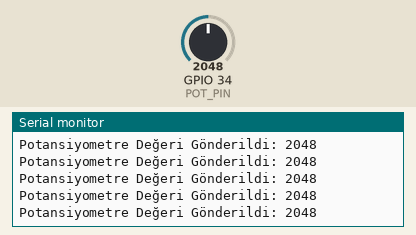
Bench run of a sketch on a simulated ESP32. Shown: the last lines printed to the serial monitor. The test bench sets the inputs (shaded band); at power-on: GPIO 34 (POT_PIN) = 2048. No radio packets arrive unless stated.

Above: at 1.2 s.
1.3 s: GPIO 34 (POT_PIN) set to 2866
At 1.34 s:
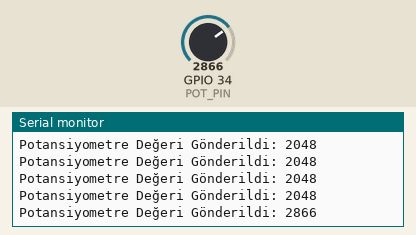
2.8 s: GPIO 34 (POT_PIN) set to 3603
At 2.86 s:
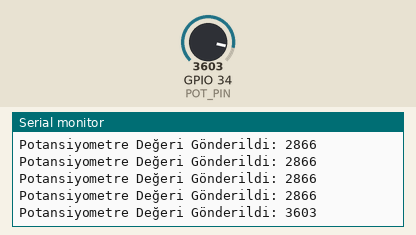
Timing chart, 0 to 5.8 s (numbered marks = the images above; inputs shaded):
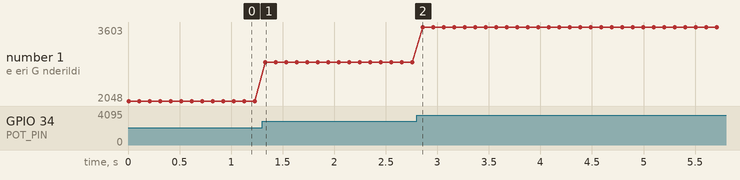

Measured:
- after the input at 1.3 s, the serial monitor: prints a new line at once (image 1)
- after the input at 2.8 s, the serial monitor: prints a new line after 0.06 s (image 2)
- plotted number 1: 2048 → 2866 after the input at 1.3 s, 2866 → 3603 after the input at 2.8 s

The sketch:

pot_gonder_nrf.ino
```cpp
#include <RF24.h>

// Define NRF24L01 pins
#define CE_PIN 4
#define CSN_PIN 5

// Potansiyometre pin
#define POT_PIN 34  // GPIO34 (analog giriş)

RF24 radio(CE_PIN, CSN_PIN);
const byte address[6] = "00001";  // Adres tanımlama

void setup() {
  Serial.begin(115200);
  pinMode(POT_PIN, INPUT);

  // Initialize NRF24L01
  radio.begin();
  radio.openWritingPipe(address);
  radio.setPALevel(RF24_PA_LOW);
  radio.stopListening();

  Serial.println("Gönderici ESP32 hazır");
}

void loop() {
  int potValue = analogRead(POT_PIN);  // Potansiyometreden değer oku
  radio.write(&potValue, sizeof(potValue));  // Değeri gönder

  Serial.print("Potansiyometre Değeri Gönderildi: ");
  Serial.println(potValue);

  delay(100);  // Küçük bir gecikme (100 ms)
}
```
